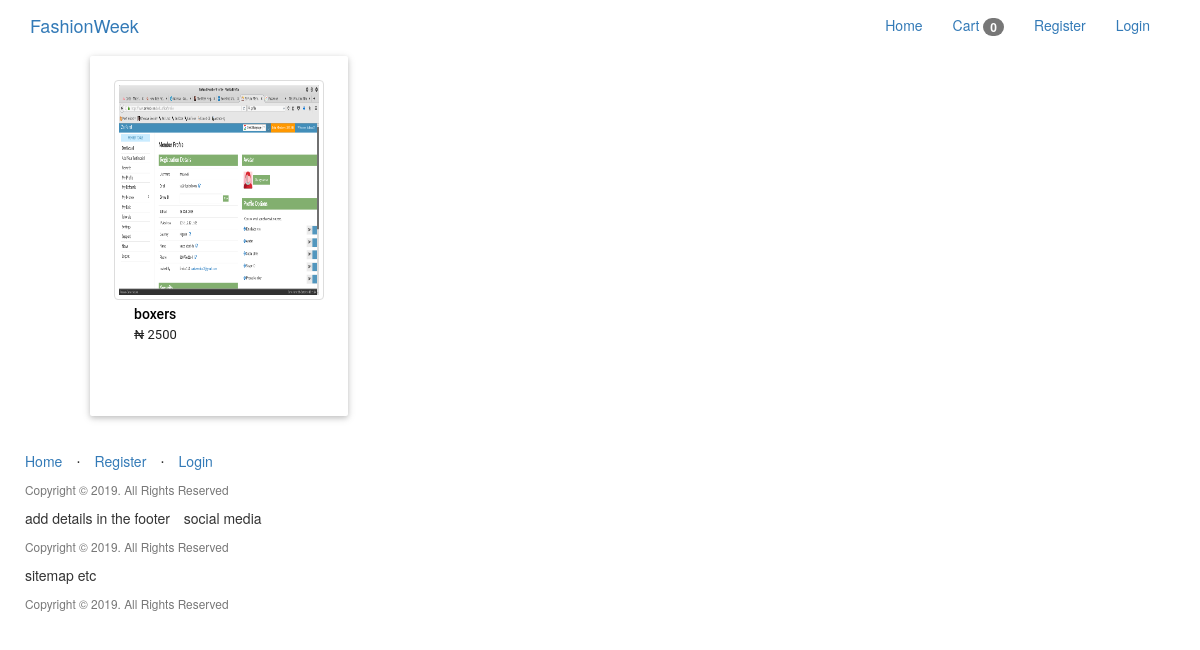
The app's page /1/, older data.
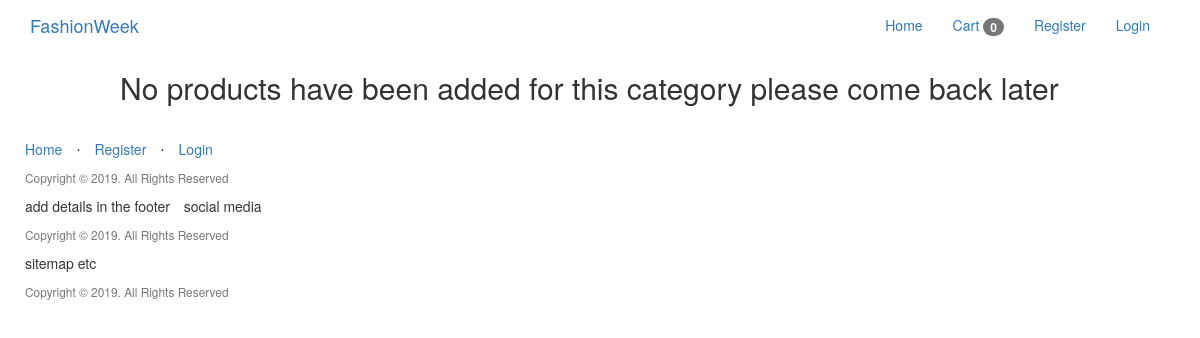
The same page, newer data.
### app/models.py (models this page shows, shortened)
class Products(db.Model):
	__tablename__ = 'product'
	id = db.Column(db.Integer, primary_key=True)
	product_name = db.Column(db.String(100), index=True)
	product_price = db.Column(db.Integer, index=True)
	product_image = db.Column(db.String(120),index=True)
	product_description = db.Column(db.String(200), index=True)
	product_stock = db.Column(db.Integer, index = True)
	categories_id = db.Column(db.Integer, db.ForeignKey('categories.id'))
	variation = db.relationship('ProductVariations', backref='product_variation')
	'''
		foreign key for product.id
		test this weda its one order several products or several orders, serveral products
		using many to many for now
		#many many rel with order
	'''
	order = db.relationship("Order", secondary = association_table)

### app/home/routes.py (the view)
@home.route('/<int:id>/')
def shop_by_category(id):
	category = Categories.query.get_or_404(id)
	product = Products.query.get(id)
	counter = Kart.query.filter_by(product_id =Kart.product_id).count()
	return render_template("home/shop_by_category.html", category = category,
	product = product, title = "Category: "+ category.category_name,counter=counter)

### app/templates/home/shop_by_category.html (shortened to what this page needs)
{% extends "base.html" %}
{% block body %}
{% if category %}
{% if category.product %}
<div class="row">
        {% for product_list in category.product %}
	<a href="{{ url_for('home.product_details', id = product.id ) }}">
        <div class="col l4 s12 m6" style="width: 25.33333%" >
			<div class="card-panel hoverable" style="height:360px; background-color:#FFFFFF;">
                <div class="card-image" style="margin-left:auto;margin-right: auto;">
                        <div class="thumbnail" style="height:220px;margin-bottom: 0px;">
                            <img class="responsive-img" src="{{ product_list.product_image }}" style="height:100%;">
                        </div>
                        <h6 class="title">
                            <span class="product-name">
                                {{ product_list.product_name }}
                            </span>
                        </h6>
                        <div class="price-container clearfix">
                            <span class="price-box" style="margin-bottom:0px;white-space:normal;">
                                <span class="price">
                                    <span>₦</span>
                                    <span>{{ product_list.product_price }}</span>
                                </span>
                            </span>
                        </div>
				</div>
			</div>
		</div>
	</a>
		{% endfor %}
</div>
{% else %}
<div class="container-fluid">
    <h2 class="center">
        <p>
            No products have been added for this category please come back later
        </p>
    </h2>
</div>
{% endif %}
    {% endif %}
{% endblock %}

Row changes from the older to the newer data that the page shows:
no longer on this page (row edited): Products: product_image (picture), product_name "boxers", product_price "2500"
Text that changed along with them:
text now shown: "No products have been added for this category please come back later"
